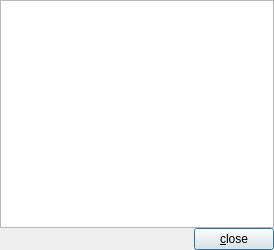
<?xml version="1.0" encoding="UTF-8"?>
<ui version="4.0">
 <class>CLicenseDialog</class>
 <widget class="QDialog" name="CLicenseDialog">
  <property name="geometry">
   <rect>
    <x>0</x>
    <y>0</y>
    <width>274</width>
    <height>250</height>
   </rect>
  </property>
  <property name="sizePolicy">
   <sizepolicy hsizetype="Expanding" vsizetype="Expanding">
    <horstretch>0</horstretch>
    <verstretch>0</verstretch>
   </sizepolicy>
  </property>
  <property name="maximumSize">
   <size>
    <width>16777215</width>
    <height>16777215</height>
   </size>
  </property>
  <property name="windowTitle">
   <string>GPL v2</string>
  </property>
  <property name="windowIcon">
   <iconset resource="resfile.qrc">
    <normaloff>:/new/icons/icons/info.png</normaloff>:/new/icons/icons/info.png</iconset>
  </property>
  <layout class="QVBoxLayout" name="verticalLayout">
   <item>
    <widget class="QTextBrowser" name="txtText">
     <property name="html">
      <string notr="true">&lt;!DOCTYPE HTML PUBLIC &quot;-//W3C//DTD HTML 4.0//EN&quot; &quot;http://www.w3.org/TR/REC-html40/strict.dtd&quot;&gt;
&lt;html&gt;&lt;head&gt;&lt;meta name=&quot;qrichtext&quot; content=&quot;1&quot; /&gt;&lt;style type=&quot;text/css&quot;&gt;
p, li { white-space: pre-wrap; }
&lt;/style&gt;&lt;/head&gt;&lt;body style=&quot; font-family:'Sans'; font-size:10pt; font-weight:400; font-style:normal;&quot;&gt;
&lt;p style=&quot;-qt-paragraph-type:empty; margin-top:0px; margin-bottom:0px; margin-left:0px; margin-right:0px; -qt-block-indent:0; text-indent:0px;&quot;&gt;&lt;br /&gt;&lt;/p&gt;&lt;/body&gt;&lt;/html&gt;</string>
     </property>
     <property name="acceptRichText">
      <bool>false</bool>
     </property>
     <property name="textInteractionFlags">
      <set>Qt::TextSelectableByKeyboard|Qt::TextSelectableByMouse</set>
     </property>
     <property name="openLinks">
      <bool>false</bool>
     </property>
    </widget>
   </item>
   <item>
    <layout class="QHBoxLayout" name="horizontalLayout">
     <item>
      <spacer name="horizontalSpacer">
       <property name="orientation">
        <enum>Qt::Horizontal</enum>
       </property>
       <property name="sizeHint" stdset="0">
        <size>
         <width>40</width>
         <height>20</height>
        </size>
       </property>
      </spacer>
     </item>
     <item>
      <widget class="QPushButton" name="btClose">
       <property name="sizePolicy">
        <sizepolicy hsizetype="Maximum" vsizetype="Maximum">
         <horstretch>0</horstretch>
         <verstretch>0</verstretch>
        </sizepolicy>
       </property>
       <property name="text">
        <string>&amp;close</string>
       </property>
       <property name="icon">
        <iconset resource="resfile.qrc">
         <normaloff>:/new/icons/icons/stop.png</normaloff>:/new/icons/icons/stop.png</iconset>
       </property>
      </widget>
     </item>
    </layout>
   </item>
  </layout>
 </widget>
 <layoutdefault spacing="0" margin="0"/>
 <resources>
  <include location="resfile.qrc"/>
 </resources>
 <connections/>
</ui>
